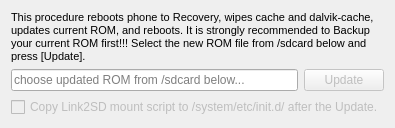
      <widget class="QWidget" name="tab_5">
       <attribute name="title">
        <string>Update ROM</string>
       </attribute>
       <layout class="QHBoxLayout" name="horizontalLayout_25">
        <item>
         <layout class="QVBoxLayout" name="verticalLayout_20">
          <item>
           <layout class="QVBoxLayout" name="verticalLayout_6">
            <item>
             <widget class="QLabel" name="label_3">
              <property name="text">
               <string>&lt;!DOCTYPE HTML PUBLIC &quot;-//W3C//DTD HTML 4.0//EN&quot; &quot;http://www.w3.org/TR/REC-html40/strict.dtd&quot;&gt;
&lt;html&gt;&lt;head&gt;&lt;meta name=&quot;qrichtext&quot; content=&quot;1&quot; /&gt;&lt;style type=&quot;text/css&quot;&gt;
p, li { white-space: pre-wrap; }
&lt;/style&gt;&lt;/head&gt;&lt;body style=&quot; font-family:'MS Shell Dlg 2'; font-size:8.25pt; font-weight:400; font-style:normal;&quot;&gt;
&lt;p style=&quot; margin-top:0px; margin-bottom:0px; margin-left:0px; margin-right:0px; -qt-block-indent:0; text-indent:0px;&quot;&gt;&lt;span style=&quot; font-size:8pt;&quot;&gt;This procedure reboots phone to Recovery, wipes cache and dalvik-cache, updates current ROM, and reboots. It is strongly recommended to Backup your current ROM first!!! Select the new ROM file from /sdcard below and press [Update].&lt;/span&gt;&lt;/p&gt;&lt;/body&gt;&lt;/html&gt;</string>
              </property>
              <property name="wordWrap">
               <bool>true</bool>
              </property>
             </widget>
            </item>
            <item>
             <layout class="QHBoxLayout" name="horizontalLayout_3">
              <item>
               <widget class="QLineEdit" name="lineUpdate">
                <property name="readOnly">
                 <bool>true</bool>
                </property>
                <property name="placeholderText">
                 <string>choose updated ROM from /sdcard below...</string>
                </property>
               </widget>
              </item>
              <item>
               <widget class="QPushButton" name="buttonUpdate">
                <property name="enabled">
                 <bool>false</bool>
                </property>
                <property name="text">
                 <string>Update</string>
                </property>
               </widget>
              </item>
             </layout>
            </item>
           </layout>
          </item>
          <item>
           <widget class="QCheckBox" name="checkLink2Sd">
            <property name="enabled">
             <bool>false</bool>
            </property>
            <property name="text">
             <string>Copy Link2SD mount script to /system/etc/init.d/ after the Update.</string>
            </property>
           </widget>
          </item>
         </layout>
        </item>
       </layout>
      </widget>
